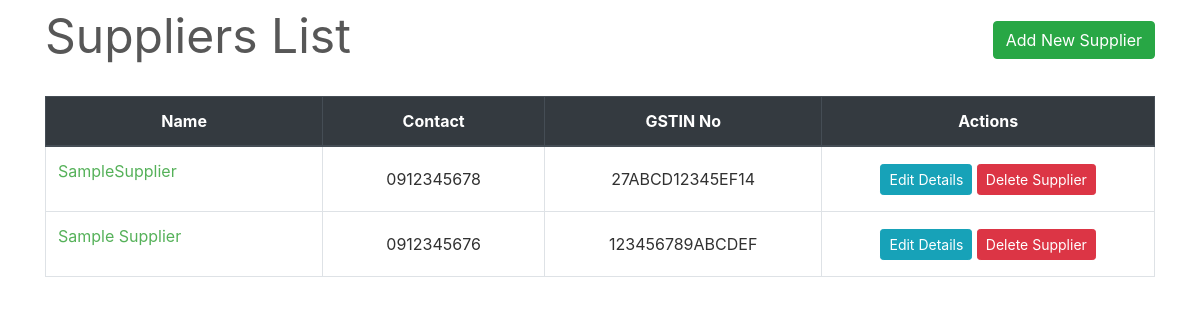
Page /transactions/suppliers/ on the committed database.
### transactions/models.py (models this page shows, shortened)
class Supplier(models.Model):
    id = models.AutoField(primary_key=True)
    name = models.CharField(max_length=150)
    phone = models.CharField(max_length=12, unique=True)
    address = models.CharField(max_length=200)
    email = models.EmailField(max_length=254, unique=True)
    gstin = models.CharField(max_length=15, unique=True)
    is_deleted = models.BooleanField(default=False)

### transactions/views.py (the view)
# urls.py: path('suppliers/', views.SupplierListView.as_view(), name='suppliers-list'),
class SupplierListView(ListView):
    model = Supplier
    template_name = "suppliers/suppliers_list.html"
    queryset = Supplier.objects.filter(is_deleted=False)
    paginate_by = 10

### transactions/templates/suppliers/suppliers_list.html (shortened to what this page needs)
{% extends "base.html" %}
{% load widget_tweaks %}
{% block content %}
    <div class="row" style="color: #575757; font-style: bold; font-size: 3rem;">
        <div class="col-md-8">Suppliers List</div>
        <div class="col-md-4">
            <div style="float:right;"> <a class="btn btn-success" href="{% url 'new-supplier' %}">Add New Supplier</a> </div>
        </div>
    </div>
    <br>
    <table class="table table-css table-hover table-bordered">
        <thead class="thead-dark align-middle">
            <tr>
                <th width="25%">Name</th>
                <th width="20%">Contact</th>
                <th width="25%">GSTIN No</th>
                <th width="30%">Actions</th>
            </tr>
        </thead>
{% if object_list %}
        <tbody>
            {% for supplier in object_list %}
            <tr>
                <td>
                    <p> <a href="{% url 'supplier' supplier.name %}">{{ supplier.name }}</a> </p>
                </td>
                <td class="align-middle"> {{ supplier.phone }} </td>
                <td class="align-middle"> {{ supplier.gstin }} </td>
                <td class="align-middle">
                    <div class="align-middle">
                        <a href="{% url 'edit-supplier' supplier.pk %}" class="btn btn-info btn-sm">Edit Details</a>
                        <a href="{% url 'delete-supplier' supplier.pk %}" class="btn btn-danger btn-sm">Delete Supplier</a>
                    </div>
                </td>
            </tr>
            {% endfor %}
        </tbody>
    </table>
{% else %}
        <tbody></tbody>
    </table>
    <br><br><br><br><br><br><br><br>
    <div style="color: #575757; font-style: bold; font-size: 1.5rem; text-align: center;">The records are empty. Please try adding some.</div>
{% endif %}
{% endblock content %}

### homepage/static/css/main.css (style rules this page uses)
body, html { height: 100%; }
p { color: rgb(49, 49, 49); }
a { color: #55b159; }
.table-css { color: #313131; }
.align-middle { text-align: center; }

### rows in the picture
Supplier: name "SampleSupplier", phone "0912345678", gstin "27ABCD12345EF14"
Supplier: name "Sample Supplier", phone "0912345676", gstin "123456789ABCDEF"
